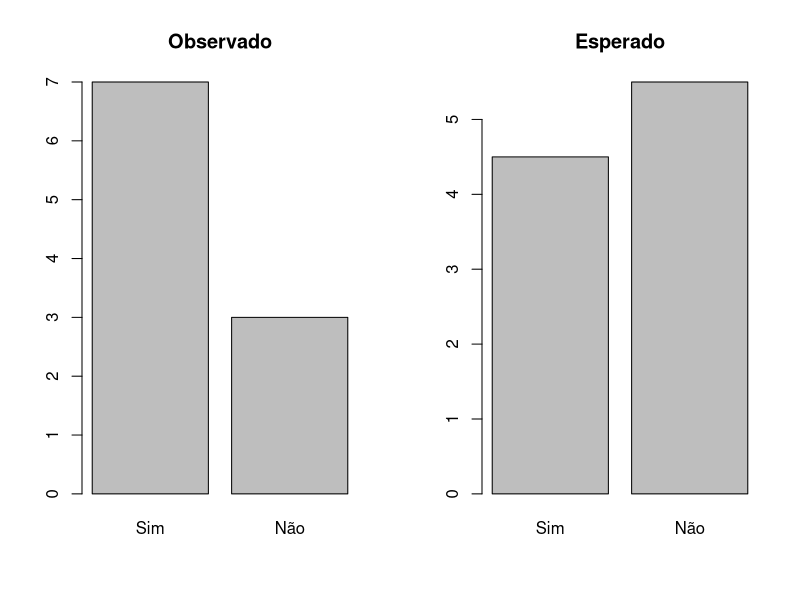
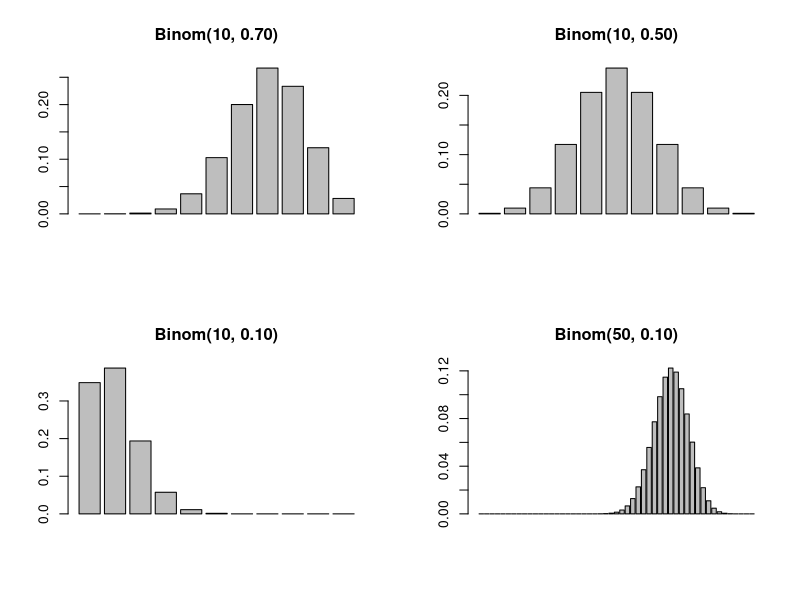
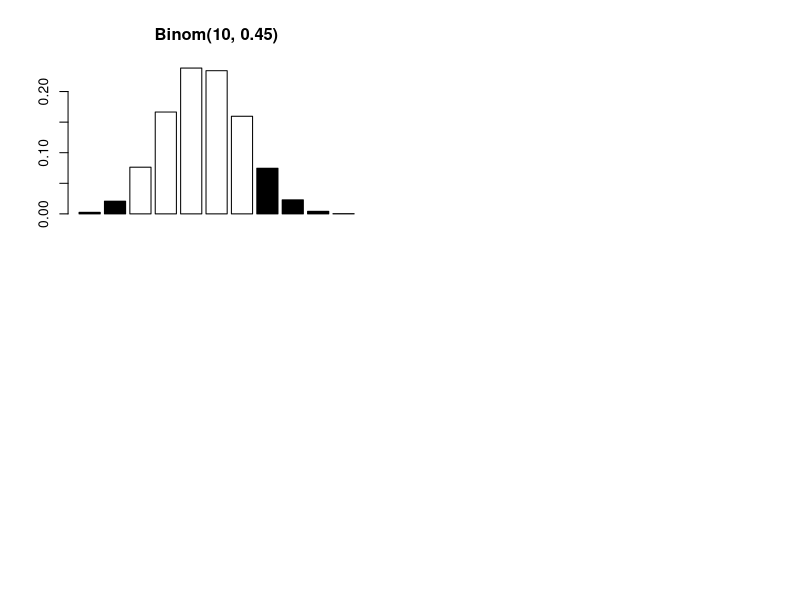
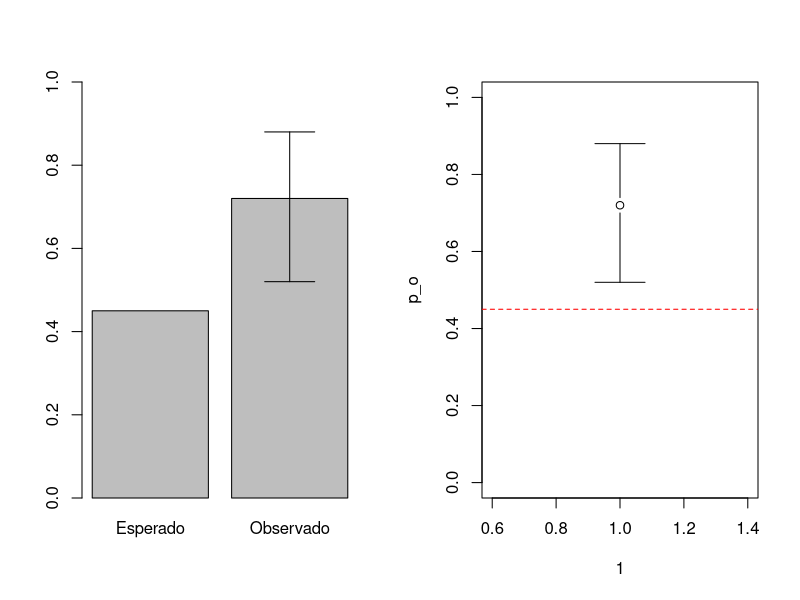
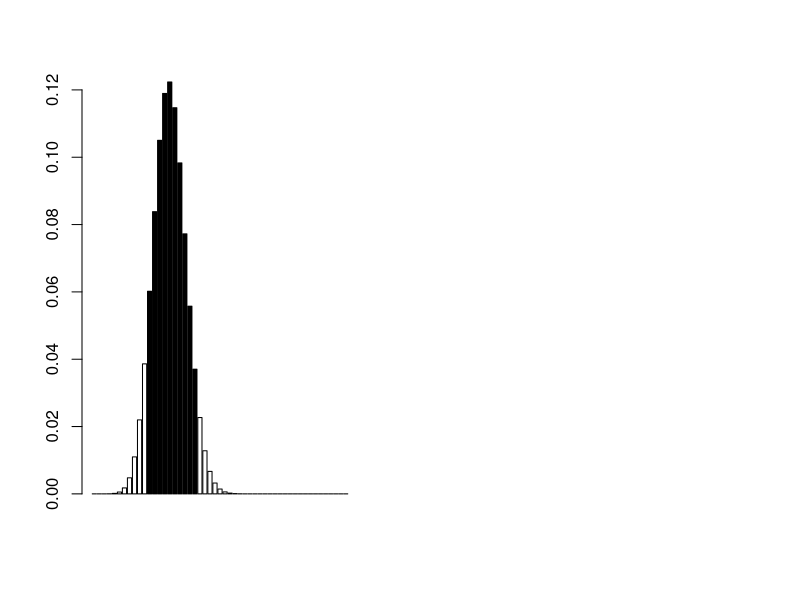
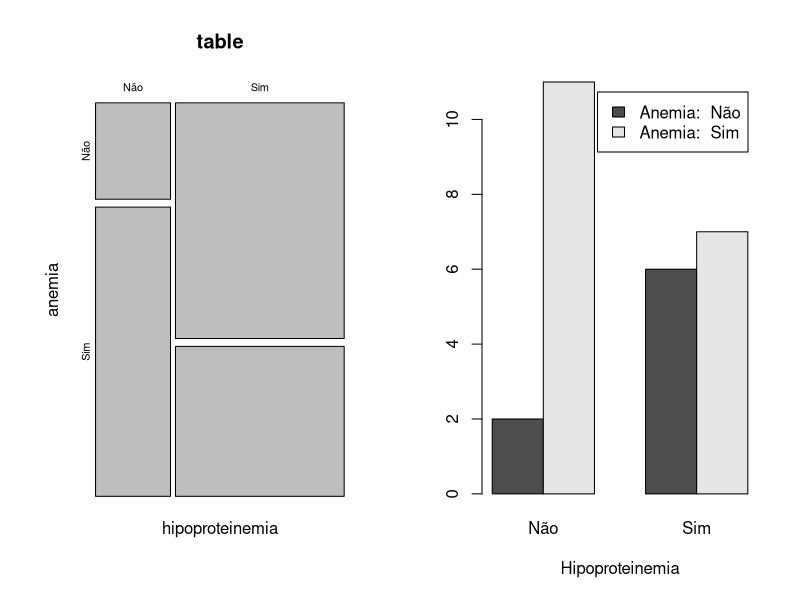

These charts were generated, in order, by the following R code:
## ---- chunk 1
knitr::knit_hooks$set(change_size = function(before, options, envir) {
    if (before) {
        return(paste(options$change_size))
    }
})

knitr::opts_chunk$set(prompt = TRUE, change_size='\\small')

## hwfq     <- function(p) c(p**2, 2 * p * (1-p), (1-p)**2)
## n        <- 50
## amostra  <- sprintf("S%02d", 1:n)
## sexo     <- sample(c("M", "F"), n, replace = T)
## idade    <- floor(rnorm(n, 15, 3))
## hipoptr  <- sample(c("Sim", "Não"), n, replace = T, prob = c(0.76, 0.24))
## anemia   <- sample(c("Sim", "Não"), n, replace = T, prob = c(0.4, 0.6))
## response <- ifelse(hipoptr == "Sim",
##                   sample(c("I", "II", "III"), n, replace = T, prob = hwfq(0.55)),
##                   sample(c("I", "II", "III"), n, replace = T, prob = hwfq(0.3)),
## mut_a    <- ifelse(hipoptr == "Sim",
##                   sample(c("AA", "Aa", "aa"), n, replace = T, prob = hwfq(0.4)),
##                   sample(c("AA", "Aa", "aa"), n, replace = T, prob = hwfq(0.1))
## mut_b    <- ifelse(hipoptr == "Sim",
##                   sample(c("BB", "Bb", "bb"), n, replace = T, prob = hwfq(0.1)),
##                   sample(c("BB", "Bb", "bb"), n, replace = T, prob = hwfq(0.25))
## write.table(
##     data.frame(amostra = amostra,
##                sexo    = sexo,
##                idade   = idade,
##                hipoptr = hipoptr,
##                anemia  = anemia,
##                response= response,
##                mut_a   = mut_a,
##                mut_b   = mut_b),
##    'cftr-ex.tsv', quote=F, row.names=F)
## ---- chunk 2
  par(mfrow = c(1,2))
  barplot(c("Sim" = 7,   "Não" = 3),   main = "Observado")
  barplot(c("Sim" = 4.5, "Não" = 5.5), main = "Esperado")
## ---- chunk 3
par(mfrow = c(2,2))
barplot(dbinom(0:10, size = 10, p = 0.7), main = "Binom(10, 0.70)")
barplot(dbinom(0:10, size = 10, p = 0.5), main = "Binom(10, 0.50)")
barplot(dbinom(0:10, size = 10, p = 0.1), main = "Binom(10, 0.10)")
barplot(dbinom(0:50, size = 50, p = 0.7), main = "Binom(50, 0.10)")
## ---- chunk 4
binom.test(7, n = 10, p = 0.45)
## ---- chunk 5
marked <- (0:10 < floor(7 - 4.5)) | (0:10 >= 7)
probs  <- dbinom(0:10, size = 10, p = 0.45)
barplot(probs, col = marked, main = "Binom(10, 0.45)")

sum(probs[marked])
## ---- chunk 6
x    <-  7 + 11
n    <- 10 + 15
x / n
binom.test(x, n, p = 0.45)
## ---- chunk 7
p_o <- x / n
p_e <- 0.45

(p_o / (1 - p_o))
## ---- chunk 8
(cnfint <- qbinom(c(0.025, 0.975), n, p_o) / 25)

par(mfrow = c(1,2))

barplot(c("Esperado" = p_e, "Observado" = p_o), ylim=c(0, 1))
arrows(1.9, cnfint[1], 1.9, cnfint[2], code = 3, angle = 90)

plot(1, p_o, ylim=c(0,1))
abline(h = p_e, lty = 'dashed', col = 'red')
arrows(1,  p_o + c(-0.02, 0.02), 1, cnfint, angle=90)
## ---- chunk 9
cftr <- read.table('cftr-ex.tsv', header = T)
## ---- chunk 10
table(cftr$anemia)
binom.test(table(cftr$anemia), p = 1 - 0.35)
## ---- chunk 11
dbinom(15, 50, 0.3)
## sum(dbinom(15:50, 50, 0.3))
pbinom(14, 50, 0.3)
## sum(dbinom(0:14,  50, 0.3))
pbinom(14, 50, 0.3, lower.tail = F)
## ---- chunk 12
## sum(dbinom(9:25, size = 50, p = 0.3))
pbinom(25, 50, 0.3) - pbinom(10, 50, 0.3)
barplot(dbinom(0:50, 50, 0.3), col = (0:50 > 10) & (0:50 <= 20))
## ---- chunk 13
qbinom(c(0.025, 0.975), 50, 0.3)
## ---- chunk 14
prop.table(table(cftr$sexo))
prop.table(table(cftr$response))
## ---- chunk 15
binom.test(table(cftr$sexo))
## ---- chunk 16
table <- matrix(c(2, 11, 6, 7), nrow=2,
               dimnames = list("hipoproteinemia" = c("Não", "Sim"),
                               "anemia"          = c("Não", "Sim")))
addmargins(table)
## ---- chunk 17
par(mfrow=c(1, 2))
mosaicplot(table)
barplot(table, beside=TRUE, xlab = "Hipoproteinemia",
        legend=paste("Anemia: ", rownames(table)))
## ---- chunk 18
fisher.test(table)
